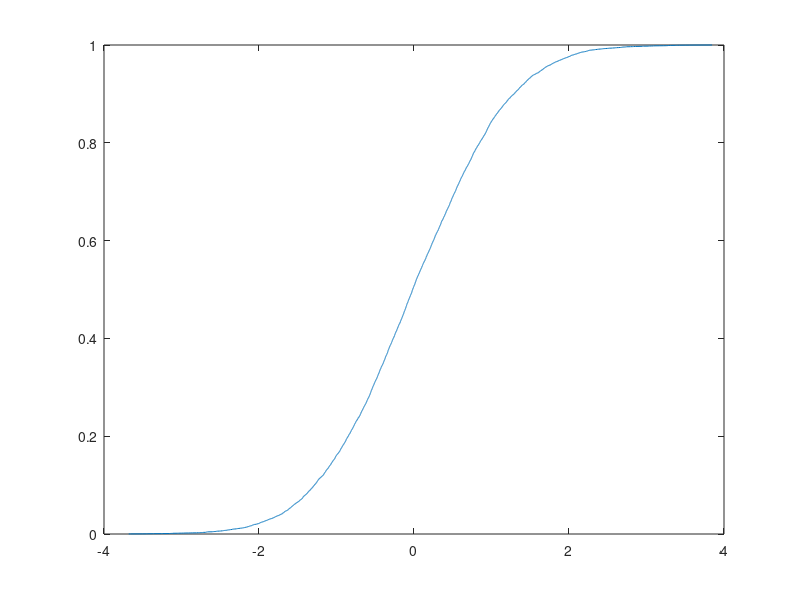

Here is the MATLAB script that generated this plot: (Note: this script raises an error after producing the figure.)

addpath('splinefit');

%%

x = randn(1e4, 1);

%%
x = sort(x);
cdf = [1:numel(x)] * (1/numel(x));
figure(1);
plot(x, cdf);

%%
figure(1);
% [n, edges] = histcounts(x, 201);
% centers = 0.5 * (edges(1:end-1) + edges(2:end));
% n = cumsum(n) ./ sum(n);
% bar(centers, n);

breaks = 21;
%sp = splinefit(centers, n, breaks);
sp = splinefit(x, cdf, breaks);
xs = linspace(edges(1), edges(end), 1e3);
ys = fnval(sp, xs);

hold on;
plot(xs, ys, '--g');
hold off;

%sp = splinefit(n, centers, breaks);
sp = splinefit(cdf, x, breaks);
ys = linspace(0, 1, 1e3);
xs = fnval(sp, ys);

hold on;
plot(xs, ys, '--r');
hold off;


x0 = linspace(edges(1), edges(end), 1e4);
y0 = fnval(sp, xs);

k = 11;
percentiles = [1/k] * [1:k-1];

edges = [-inf fnval(sp, percentiles) inf];

[n_equal] = histcounts(x, edges);
figure(2);
bar(n_equal);
